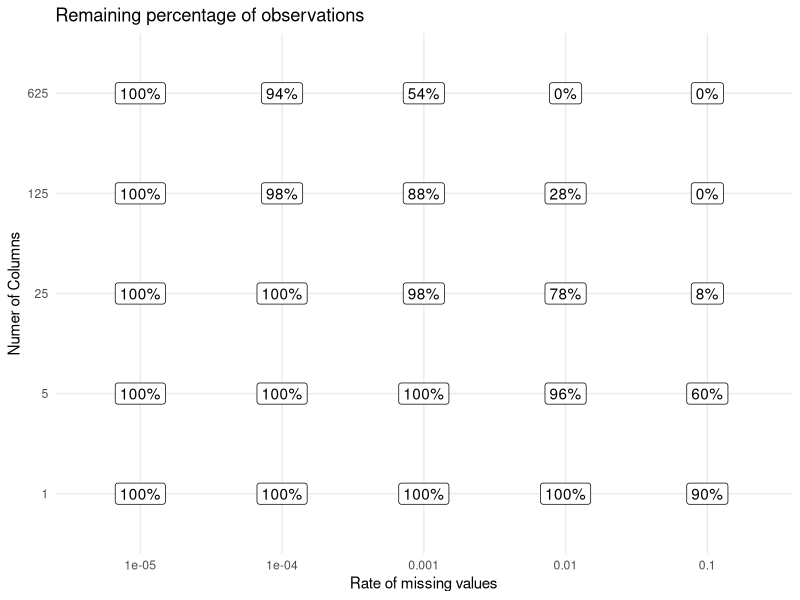

This chart was generated by the following R code:
## ---- chunk 1
library(tidyverse)

expand_grid(
  rate = c(0.00001, 0.0001, 0.001, 0.01, 0.1),
  ncol = 5 ^ (0:4)
) |>
  mutate(missing = (1 - rate) ^ ncol) |>
  ggplot(aes(factor(rate), factor(ncol), label = scales::label_percent(2)(missing))) +
  geom_label() +
  theme_minimal() +
  labs(
    title = "Remaining percentage of observations",
    x = "Rate of missing values",
    y = "Numer of Columns"
  )
